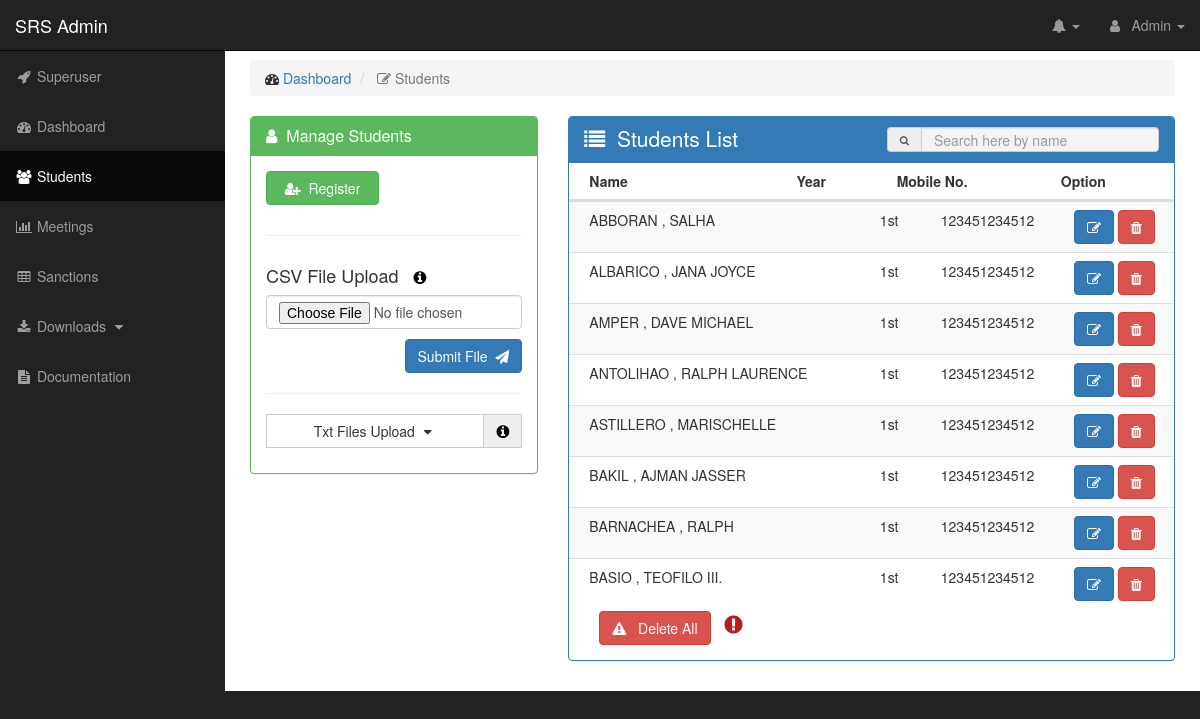
The app's page /pages/students.php (signed in) with its own data.
### tables this page shows
CREATE TABLE `student` (
  `s_id` int(11) NOT NULL,
  `surname` varchar(50) NOT NULL,
  `firstname` varchar(50) NOT NULL,
  `year` enum('1st','2nd','3rd','4th') NOT NULL,
  `cpnum` bigint(12) NOT NULL,
  `name` varchar(100) NOT NULL
);

### process/functions.php (called while the page is built, shortened)
<?php
 function connect(){
   try {
     $db = new PDO("mysql:host=localhost;dbname=srs","root","", array(
    		PDO::MYSQL_ATTR_INIT_COMMAND => "SET NAMES UTF8",
    		PDO::MYSQL_ATTR_USE_BUFFERED_QUERY => TRUE,
    		PDO::MYSQL_ATTR_LOCAL_INFILE => TRUE,
    		PDO::MYSQL_ATTR_USE_BUFFERED_QUERY));
    	return $db;
   } catch (Exception $e) {
     header('Location: process/installdb.php');
   }
 }
function getstudents(){
	$db = connect();
	$sth = $db->prepare("SELECT * From student ORDER BY year,surname");
	$sth->execute();
	$results = $sth->fetchAll(PDO::FETCH_OBJ);
	return $results;
}

### pages/students.php (the view, shortened to what this page needs)
<?php
include "../process/functions.php";
$super = "";
if($_SESSION['admin'] == "dean"){
	$super = '<li id="superuser">
							<a href="superuser.php"><i class="fa fa-fw fa-rocket"></i> Superuser</a>
						</li>';
}
$dis = "";
$btn = "btn-default";
 ?>
<!DOCTYPE html>
<html lang="en">
<head>
    <link href="../css/bootstrap.min.css" rel="stylesheet">
    <link href="../css/sb-admin.css" rel="stylesheet">
    <link href="../icons/css/font-awesome.min.css" rel="stylesheet" type="text/css">
		<link rel="stylesheet" href="https://maxcdn.bootstrapcdn.com/font-awesome/4.7.0/css/font-awesome.min.css">
</head>
<body>
    <div id="wrapper">
        <nav class="navbar navbar-inverse navbar-fixed-top" role="navigation">
            <div class="navbar-header">
                <a class="navbar-brand" href="index.php">SRS Admin</a>
            </div>
            <ul class="nav navbar-right top-nav">
                <li class="dropdown">
                    <a href="#" class="dropdown-toggle" data-toggle="dropdown"><i class="fa fa-bell"></i> <b class="caret"></b></a>
                </li>
                <li class="dropdown">
                    <a href="#" class="dropdown-toggle" data-toggle="dropdown"><i class="fa fa-user"></i>
                      &nbsp Admin <b class="caret"></b></a>
                </li>
            </ul>
            <div class="collapse navbar-collapse navbar-ex1-collapse">
                <ul class="nav navbar-nav side-nav">
										<?php echo $super; ?>
                    <li>
                        <a href="index.php"><i class="fa fa-fw fa-dashboard"></i> Dashboard</a>
                    </li>
                    <li class="active">
                        <a href="#"><i class="fa fa-fw fa-group"></i> Students</a>
                    </li>
                    <li>
                        <a href="meetings.php"><i class="fa fa-fw fa-bar-chart-o"></i> Meetings</a>
                    </li>
                    <li>
                        <a href="sanctions.php"><i class="fa fa-fw fa-table"></i> Sanctions</a>
                    </li>
										<li>
												<a href="javascript:;" data-toggle="collapse" data-target="#demo"><i class="fa fa-fw fa-download"></i> Downloads <i class="fa fa-fw fa-caret-down"></i></a>
										</li>
										<li>
												<a href="#"><i class="fa fa-fw fa-file-text"></i> Documentation </a>
										</li>
                </ul>
            </div>
        </nav>
        <div id="page-wrapper">
            <div class="container-fluid">
                <div class="row">
                    <div class="col-lg-12">
                        <ol class="breadcrumb">
                            <li>
                                <i class="fa fa-dashboard"></i>  <a href="index.php">Dashboard</a>
                            </li>
                            <li class="active">
                                <i class="fa fa-edit"></i> Students
                            </li>
                        </ol>
                    </div>
                </div>
                <div class="row">
									<div class="col-lg-4">
											<div class="panel panel-green">
													<div class="panel-heading">
															<h3 class="panel-title"><i class="fa fa-user"></i>&nbsp Manage Students</h3>
													</div>
													<div class="panel-body" style="overflow-x: hidden;">
															<div class="" style="margin-bottom: 10px;">
																<div class="row">
																	<div class="col-md-6" style="margin-bottom: 10px;">
																		<button type="button" data-toggle="modal" data-target="#register-student"
																		class="btn btn-success btn-block" name="button">
																		<i class="fa fa-user-plus"></i>&nbsp Register</button>
																	</div>
																</div>
																<hr>
 																<div class="row" style="margin-bottom: 10px;">
																	<div class="col-md-12">
																		<form class="upcsv" class="form-group" enctype="multipart/form-data"
																		action="../process/fileprocess.php"	method="POST">
																			<h4>CSV File Upload
																			<a href="" data-toggle="tooltip" data-placement="right"
																			title="Download CSV file in settings for the format">
																			<i class="fa fa-info-circle"
																			style="font-size: 15px; color: black;
																			margin-left: 10px;"></i></a></h4>
																			<input class="form-control" name="csv" type="file"
																			placeholder="asdfasdf" value="Names" required>
																			<div class="text-right" style="margin-top: 10px;">
																				<button class="btn btn-primary"
																				type="submit" name="sub"> Submit File &nbsp<i class="fa fa-send">
																				</i></button>
																			</div>
																		</form>
																	</div>
																</div>
																<hr>
																<div class="row">
																	<div class="col-md-12">
																		<form class="form-horizontal" enctype="multipart/form-data"
																		action="../process/fileprocess.php"	method="POST"
																		<?php echo $dis; ?> style="">
																				<div class="input-group">
																					<a class="btn <?php echo $btn; ?> btn-block" href="javascript:;"
																					 data-toggle="collapse" style="border-radius: 0px;"
																					data-target="#txtupload">Txt Files Upload <i class="fa fa-caret-down fa-fw"></i></a>
																					<p class="input-group-addon"
																					style="border-radius: 0px;"	data-toggle="tooltip" data-placement="top"
																					title="This will only be activated incase of CSV file upload error!">
																					<i class="fa fa-info-circle" style="font-size: 15px; color: black;"></i></p></h4>
																				</div>
																			</form>
																	</div>
																</div>
															</div>
													</div>
											</div>
									</div>
									  <div class="col-lg-8">
                        <div class="panel panel-primary">
                            <div class="panel-heading">
															<div class="row">
																<div class="col-md-6">
																	<h3 style="font-size: 1.5em;" class="panel-title">
																		<i class="fa fa-list"></i>&nbsp Students List</h3>
																</div>
																<div class="col-md-6">
																	<div class="input-group">
																			<span style="font-size: 10px;"
																			class="input-group-addon"><i class="fa fa-search"></i></span>
																			<input style="background-color: #F4F4F4; height: 25px;"
																			class="form-control" type="text" name="searchname2"
																			value="" id="searchname" placeholder="Search here by name">
																	</div>
																</div>
															</div>
                            </div>
														<div class="row">
															<div class="col-md-12">
																<table class="table block" style="margin-bottom: 0px;">
																	<thead class="text-center">
																		<tr>
																			<th width="30%" class="indent">Name</th>
																			<th width="20%" class="text-center">Year</th>
																			<th width="20%" class="text-center">Mobile No.</th>
																			<th width="30%" class="text-center">Option</th>
																		</tr>
																	</thead>
																</table>
															</div>
														</div>
                            <div class="panel-body" style="padding-top: 0px;">
															<div class="row"style="overflow: auto;">
																<div  id="students-table" class="flot-chart"																>
																	<table class="table table-hover table-striped">
																		<tbody>
																			<?php foreach(getstudents() as $g): ?>
																			<tr>
																				<td class="indent"><?php echo  $g->surname.', '.$g->firstname; ?></td>
																				<td><?php echo  $g->year; ?></td>
																				<td class="text-center"><?php echo  $g->cpnum; ?></td>
																				<td class="text-center"><a data-toggle="modal"
																					data-id="<?php echo $g->s_id;?>" title="Add this item"
																					class="editStudents btn btn-primary" href="#edit-students" data-target="#edit-students">
																				<i class="fa fa-edit"></i></a>
																				<a class="deleteStudent btn btn-danger" data-id="<?php echo $g->s_id?>">
																				<i class="fa fa-trash"></i></a></td>
																			</tr>
																		<?php endforeach; ?>
																		</tbody>
																	</table>
																</div>
															</div>
																<div class="col-md-12" style="margin-top: 10px;">
																	<a type="button" href="../process/deletestudent.php?action=deleteall"
																	onclick="return confirm('Sanction Records Will be deleted too!')"
																	class="btn btn-danger" name="button" data-toggle="tooltip"
																	title="Proceed with caution!">
																	<i class="fa fa-warning"></i> &nbsp Delete All</a>
																	<a href="" data-toggle="tooltip" data-placement="right"
																	title="Warning! This will delete everything in the list">
																	<i class="fa fa-exclamation-circle"
																	style="font-size: 1.5em; color: #BB1A1A; margin-left: 10px;"></i></a>
																</div>
                            </div>
                        </div>
                    </div>
                </div>
            </div>
        </div>
    </div>
</body>
</html>

### css/sb-admin.css (style rules this page uses)
body { margin-top: 100px; background-color: #222; }
@media (min-width:768px) { body { margin-top: 50px; } }
#wrapper { padding-left: 0; }
#page-wrapper { width: 100%; padding: 0; background-color: #fff; }
@media (min-width:768px) { #wrapper { padding-left: 225px; } }
@media (min-width:768px) { #page-wrapper { padding: 10px; } }
.top-nav { padding: 0 15px; }
.top-nav>li { display: inline-block; float: left; }
.top-nav>li>a { padding-top: 15px; padding-bottom: 15px; line-height: 20px; color: #999; }
@media (min-width:768px) { .side-nav { position: fixed; top: 51px; left: 225px; width: 225px; margin-left: -225px; border: none; border-radius: 0; overflow-y: auto; background-color: #222; bottom: 0; overflow-x: hidden; padding-bottom: 40px; } }
@media (min-width:768px) { .side-nav>li>a { width: 225px; } }
.flot-chart { display: block; height: 400px; }
.panel-green { border-color: #5cb85c; }
.panel-green > .panel-heading { border-color: #5cb85c; color: #fff; background-color: #5cb85c; }
.indent { padding-left: 20px !important; }

### records on screen
student: surname "ABBORAN", firstname "SALHA", year "1st", cpnum "123451234512"
student: surname "ALBARICO", firstname "JANA JOYCE", year "1st", cpnum "123451234512"
student: surname "AMPER", firstname "DAVE MICHAEL", year "1st", cpnum "123451234512"
student: surname "ANTOLIHAO", firstname "RALPH LAURENCE", year "1st", cpnum "123451234512"
student: surname "ASTILLERO", firstname "MARISCHELLE", year "1st", cpnum "123451234512"
student: surname "BAKIL", firstname "AJMAN JASSER", year "1st", cpnum "123451234512"
student: surname "BARNACHEA", firstname "RALPH", year "1st", cpnum "123451234512"
student: surname "BASIO", firstname "TEOFILO III.", year "1st", cpnum "123451234512"
